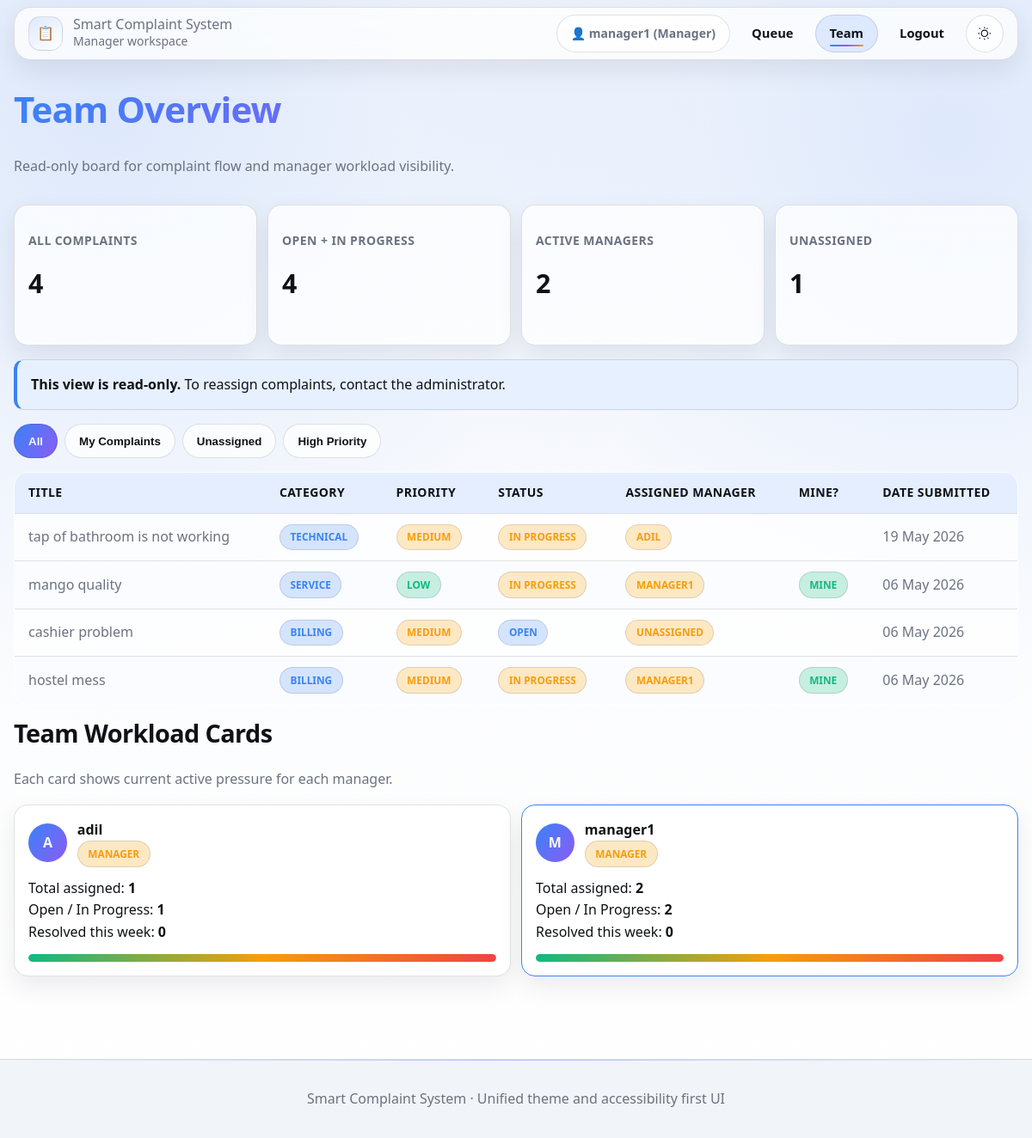
Screenshot of /manager/team (signed in) with the database file from the repository.
### models.py (models this page shows, shortened)
class User(UserMixin, db.Model):
    __tablename__ = 'users'
    id = db.Column(db.Integer, primary_key=True)
    username = db.Column(db.String(80), unique=True, nullable=False)
    email = db.Column(db.String(120), unique=True, nullable=False)
    password_hash = db.Column(db.String(255), nullable=False)
    role = db.Column(db.String(20), default='user', nullable=False)
    is_active = db.Column(db.Boolean, default=True, nullable=False)
    created_at = db.Column(db.DateTime, default=datetime.utcnow)
    complaints_submitted = db.relationship(
        'Complaint',
        foreign_keys='Complaint.user_id',
        backref='author',
        lazy=True,
        cascade='all, delete-orphan'
    )
    responses_written = db.relationship(
        'Response',
        foreign_keys='Response.author_id',
        backref='response_author',
        lazy=True,
        cascade='all, delete-orphan'
    )
    assigned_complaints = db.relationship(
        'Complaint',
        foreign_keys='Complaint.assigned_to',
        backref='manager',
        lazy=True
    )

class Complaint(db.Model):
    __tablename__ = 'complaints'
    id = db.Column(db.Integer, primary_key=True)
    user_id = db.Column(db.Integer, db.ForeignKey('users.id'), nullable=False)
    title = db.Column(db.String(200), nullable=False)
    description = db.Column(db.Text, nullable=False)
    category = db.Column(db.String(50), default='General')
    priority = db.Column(db.String(20), default='medium')
    sentiment = db.Column(db.String(20), default='neutral')
    status = db.Column(db.String(20), default='open')
    ai_response = db.Column(db.Text, default='')
    internal_notes = db.Column(db.Text, nullable=True)
    assigned_to = db.Column(db.Integer, db.ForeignKey('users.id'), nullable=True)
    created_at = db.Column(db.DateTime, default=datetime.utcnow)
    resolved_at = db.Column(db.DateTime, nullable=True)
    rating = db.Column(db.Integer, nullable=True)
    responses = db.relationship('Response', backref='complaint', lazy=True, cascade='all, delete-orphan')

### app.py (the view)
@app.route('/manager/team')
@login_required
def manager_team():
    if current_user.role != 'manager':
        flash('❌ Unauthorized!', 'error')
        return redirect(url_for('index'))
    from sqlalchemy.orm import aliased
    ManagerUser = aliased(User)
    SubmitterUser = aliased(User)
    all_rows = (
        db.session.query(Complaint, ManagerUser, SubmitterUser)
        .outerjoin(ManagerUser, Complaint.assigned_to == ManagerUser.id)
        .join(SubmitterUser, Complaint.user_id == SubmitterUser.id)
        .order_by(Complaint.created_at.desc())
        .all()
    )
    all_managers = (
        User.query.filter_by(role='manager')
        .order_by(User.username.asc())
        .all()
    )
    one_week_ago = datetime.utcnow() - timedelta(days=7)
    workload_stats = []
    for manager in all_managers:
        total_assigned = Complaint.query.filter(
            Complaint.assigned_to == manager.id
        ).count()
        open_count = Complaint.query.filter(
            Complaint.assigned_to == manager.id,
            Complaint.status.in_(['open', 'in_progress'])
        ).count()
        resolved_this_week = Complaint.query.filter(
            Complaint.assigned_to == manager.id,
            Complaint.status == 'resolved',
            Complaint.resolved_at.isnot(None),
            Complaint.resolved_at >= one_week_ago
        ).count()
        workload_stats.append({
            'manager': manager,
            'total_assigned': total_assigned,
            'open_count': open_count,
            'resolved_this_week': resolved_this_week,
        })
    return render_template(
        'manager/team.html',
        all_rows=all_rows,
        all_managers=all_managers,
        workload_stats=workload_stats,
        current_user_id=current_user.id
    )

### app.py (called while the page is built)
@login_manager.user_loader
def load_user(user_id):
    return User.query.get(int(user_id))

### templates/manager/team.html (shortened to what this page needs)
{% extends "base.html" %}
{% block content %}
<div class="team-page">
  <div>
    <h1 data-animate>Team Overview</h1>
    <p data-animate style="--delay: 80ms;">Read-only board for complaint flow and manager workload visibility.</p>
  </div>
  <section class="summary-grid" data-animate style="--delay: 120ms;">
    <article class="summary-card">
      <p class="summary-label">All Complaints</p>
      <p class="summary-value">{{ all_rows|length }}</p>
    </article>
    <article class="summary-card">
      <p class="summary-label">Open + In Progress</p>
      <p class="summary-value">{{ all_rows | selectattr('0.status', 'in', ['open', 'in_progress']) | list | length }}</p>
    </article>
    <article class="summary-card">
      <p class="summary-label">Active Managers</p>
      <p class="summary-value">{{ all_managers|length }}</p>
    </article>
    <article class="summary-card">
      <p class="summary-label">Unassigned</p>
      <p class="summary-value">{{ all_rows | selectattr('0.assigned_to', 'equalto', none) | list | length }}</p>
    </article>
  </section>
  <section class="info-box" data-animate style="--delay: 170ms;">
    <strong>This view is read-only.</strong> To reassign complaints, contact the administrator.
  </section>
  <section data-animate style="--delay: 220ms;">
    <div class="filter-bar" id="filterBar">
      <button type="button" class="toggle-btn active" data-filter="all">All</button>
      <button type="button" class="toggle-btn" data-filter="mine">My Complaints</button>
      <button type="button" class="toggle-btn" data-filter="unassigned">Unassigned</button>
      <button type="button" class="toggle-btn" data-filter="high">High Priority</button>
    </div>
  </section>
  <section data-animate style="--delay: 260ms;">
    <div class="table-wrapper">
      <table>
        <thead>
          <tr>
            <th>Title</th><th>Category</th><th>Priority</th><th>Status</th><th>Assigned Manager</th><th>Mine?</th><th>Date Submitted</th>
          </tr>
        </thead>
        <tbody id="teamTableBody">
          {% if all_rows %}
            {% for complaint, manager_user, submitter in all_rows %}
            {% set is_mine = complaint.assigned_to == current_user_id %}
            <tr data-mine="{{ 'true' if is_mine else 'false' }}" data-assigned="{{ 'true' if complaint.assigned_to else 'false' }}" data-priority="{{ complaint.priority }}">
              <td>{% if complaint.title|length > 45 %}{{ complaint.title[:45] }}...{% else %}{{ complaint.title }}{% endif %}</td>
              <td><span class="badge user">{{ complaint.category }}</span></td>
              <td><span class="priority-badge priority-{{ complaint.priority }}">{{ complaint.priority.replace('_', ' ').title() }}</span></td>
              <td><span class="status-badge status-{{ complaint.status }}">{{ complaint.status.replace('_', ' ').title() }}</span></td>
              <td>{% if manager_user %}<span class="badge manager">{{ manager_user.username }}</span>{% else %}<span class="badge inactive">Unassigned</span>{% endif %}</td>
              <td>{% if complaint.assigned_to == current_user_id %}<span class="badge active">Mine</span>{% endif %}</td>
              <td>{{ complaint.created_at.strftime('%d %b %Y') }}</td>
            </tr>
            {% endfor %}
          {% else %}
            <tr><td colspan="7" class="empty-state">No complaints found in the system.</td></tr>
          {% endif %}
        </tbody>
      </table>
    </div>
  </section>
  <section data-animate style="--delay: 300ms;">
    <h2>Team Workload Cards</h2>
    <p class="mb-4">Each card shows current active pressure for each manager.</p>
    <div class="workload-grid">
      {% for item in workload_stats %}
      {% set manager = item.manager %}
      {% set ratio = 0 if item.total_assigned == 0 else ((item.open_count / item.total_assigned) * 100) %}
      <article class="workload-card {% if manager.id == current_user_id %}current-user{% endif %}">
        <div class="workload-top">
          <div class="avatar-circle">{{ manager.username[0] | upper }}</div>
          <div>
            <strong>{{ manager.username }}</strong>
            <div><span class="badge manager">Manager</span></div>
          </div>
        </div>
        <div>Total assigned: <strong>{{ item.total_assigned }}</strong></div>
        <div>Open / In Progress: <strong>{{ item.open_count }}</strong></div>
        <div>Resolved this week: <strong>{{ item.resolved_this_week }}</strong></div>
        <div class="progress-track">
          <div class="progress-fill" style="width: {{ ratio | round(0, 'floor') }}%;"></div>
        </div>
      </article>
      {% endfor %}
    </div>
  </section>
</div>
{% endblock %}

### templates/base.html (shortened to what this page needs)
<!doctype html>
<html lang="en" data-theme="light">
  <head>
  </head>
  <body>
    <div class="navbar-wrap">
      <header class="navbar" aria-label="Primary navigation">
        <a href="{{ url_for('index') }}" class="brand">
          <span class="brand-logo" aria-hidden="true">📋</span>
          <span>
            <p class="brand-title">Smart Complaint System</p>
            <p class="brand-sub">
              {% if current_user.is_authenticated %}
                {{ current_user.role.title() }} workspace
              {% else %}
                Public access
              {% endif %}
            </p>
          </span>
        </a>
        <div class="navbar-links">
          {% if current_user.is_authenticated %}
            <span class="user-info">👤 {{ current_user.username }} ({{ current_user.role.title() }})</span>
            {% if current_user.role == 'admin' %}
              <a href="{{ url_for('admin_dashboard') }}" class="nav-link {% if request.path.startswith(url_for('admin_dashboard')) %}active{% endif %}">Dashboard</a>
              <a href="{{ url_for('admin_users') }}" class="nav-link {% if request.path.startswith(url_for('admin_users')) %}active{% endif %}">Users</a>
              <a href="{{ url_for('admin_database') }}" class="nav-link {% if request.path.startswith(url_for('admin_database')) %}active{% endif %}">Control Center</a>
              <a href="{{ url_for('admin_assignments') }}" class="nav-link {% if request.path.startswith(url_for('admin_assignments')) %}active{% endif %}">Assignments</a>
            {% elif current_user.role == 'manager' %}
              <a href="{{ url_for('manager_dashboard') }}" class="nav-link {% if request.path.startswith(url_for('manager_dashboard')) %}active{% endif %}">Queue</a>
              <a href="{{ url_for('manager_team') }}" class="nav-link {% if request.path.startswith(url_for('manager_team')) %}active{% endif %}">Team</a>
            {% endif %}
            <a href="{{ url_for('logout') }}" class="nav-link">Logout</a>
          {% endif %}
          <button type="button" class="theme-toggle" id="themeToggle" aria-label="Toggle color theme" aria-pressed="false">
            <svg class="theme-icon sun" viewBox="0 0 24 24" fill="none" aria-hidden="true">
              <path d="M12 4V2m0 20v-2m8-8h2M2 12h2m12.95 6.95l1.41 1.41M3.64 3.64l1.41 1.41m11.9-1.41l-1.41 1.41M5.05 18.95l-1.41 1.41M12 17a5 5 0 100-10 5 5 0 000 10z" stroke="currentColor" stroke-width="1.6" />
            </svg>
          </button>
        </div>
      </header>
    </div>
    <main class="container page-enter">
      {% block content %}{% endblock %}
    </main>
    <footer class="footer">
      <div class="footer-divider"></div>
      <div class="footer-inner">Smart Complaint System · Unified theme and accessibility first UI</div>
    </footer>
  </body>
</html>

### templates/manager/team.html (style rules this page uses)
.team-page { display: grid; gap: var(--space-4); }
.summary-grid { display: grid; grid-template-columns: repeat(auto-fit, minmax(170px, 1fr)); gap: var(--space-3); }
.summary-card { border: 1px solid var(--border-soft); border-radius: var(--radius-lg); background: var(--bg-surface); box-shadow: var(--shadow-soft); padding: var(--space-4); }
.summary-label { font-size: var(--text-caption-size); text-transform: uppercase; letter-spacing: 0.03em; font-weight: 700; }
.summary-value { margin-top: var(--space-2); font-size: clamp(1.4rem, 2.8vw, 1.9rem); font-weight: 800; color: var(--text-primary); }
.filter-bar { display: flex; gap: var(--space-2); flex-wrap: wrap; }
.toggle-btn { min-height: 2.5rem; border: 1px solid var(--border-soft); border-radius: var(--radius-pill); background: var(--bg-surface); color: var(--text-primary); font-weight: 700; padding: var(--space-2) var(--space-4); cursor: pointer; }
.toggle-btn.active { color: var(--text-inverse); background: linear-gradient(120deg, var(--accent-1), var(--accent-2)); }
.workload-grid { display: grid; grid-template-columns: repeat(auto-fit, minmax(220px, 1fr)); gap: var(--space-3); }
.workload-card { border: 1px solid var(--border-soft); border-radius: var(--radius-lg); background: var(--bg-surface); box-shadow: var(--shadow-soft); padding: var(--space-4); }
.workload-card.current-user { border-color: var(--accent-1); }
.workload-top { display: flex; align-items: center; gap: var(--space-3); margin-bottom: var(--space-3); }
.avatar-circle { width: 2.8rem; height: 2.8rem; border-radius: 50%; display: grid; place-items: center; background: linear-gradient(125deg, var(--accent-1), var(--accent-2)); color: var(--text-inverse); font-weight: 800; }
.progress-track { margin-top: var(--space-3); height: 0.6rem; border-radius: var(--radius-pill); background: color-mix(in srgb, var(--text-secondary) 18%, var(--bg-surface-strong)); overflow: hidden; }
.progress-fill { height: 100%; border-radius: inherit; background: linear-gradient(90deg, var(--success), var(--warning), var(--danger)); }

### rows the page displays
User: role "Manager", username "manager1", username "M", username "manager1"
Complaint: title "tap of bathroom is not working", category "TECHNICAL", priority.replace "MEDIUM", status.replace "IN PROGRESS", username "ADIL", created_at "19 May 2026"
Complaint: title "mango quality", category "SERVICE", priority.replace "LOW", status.replace "IN PROGRESS", username "MANAGER1", shows "MINE", created_at "06 May 2026"
Complaint: title "cashier problem", category "BILLING", priority.replace "MEDIUM", status.replace "OPEN", shows "UNASSIGNED", created_at "06 May 2026"
Complaint: title "hostel mess", category "BILLING", priority.replace "MEDIUM", status.replace "IN PROGRESS", username "MANAGER1", shows "MINE", created_at "06 May 2026"
User: username "A", username "adil"

### other values shown
{{ all_rows|length }} "4"
{{ all_managers|length }} "2"
{{ item.total_assigned }} "1" "2"
{{ item.open_count }} "1" "2"
{{ item.resolved_this_week }} "0" "0"
